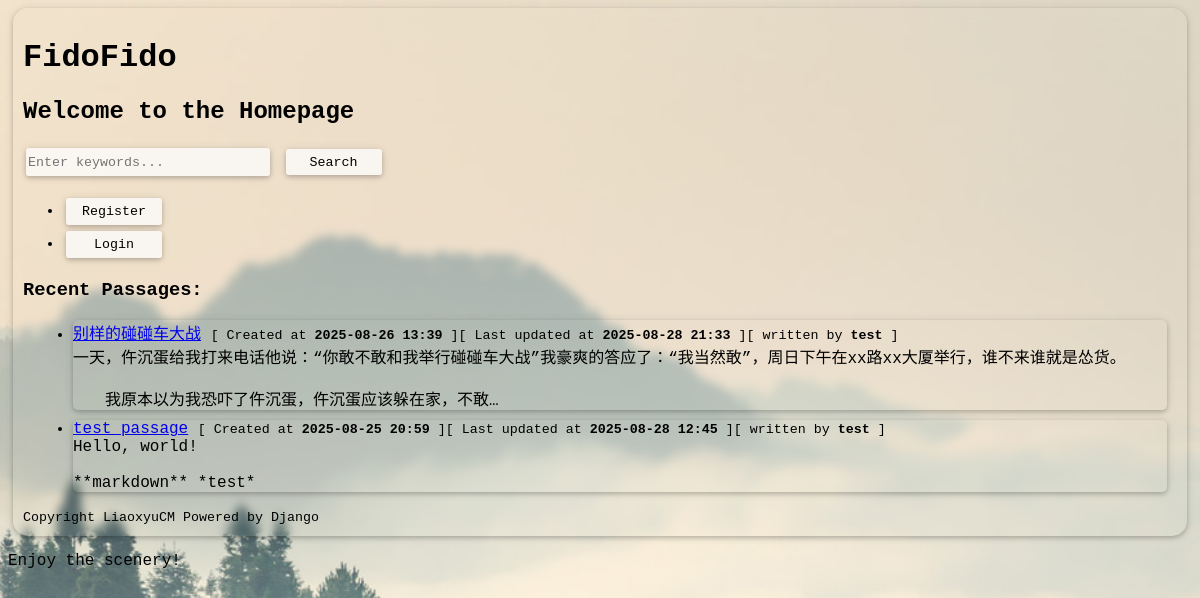
/, run on an earlier commit of the app's database.
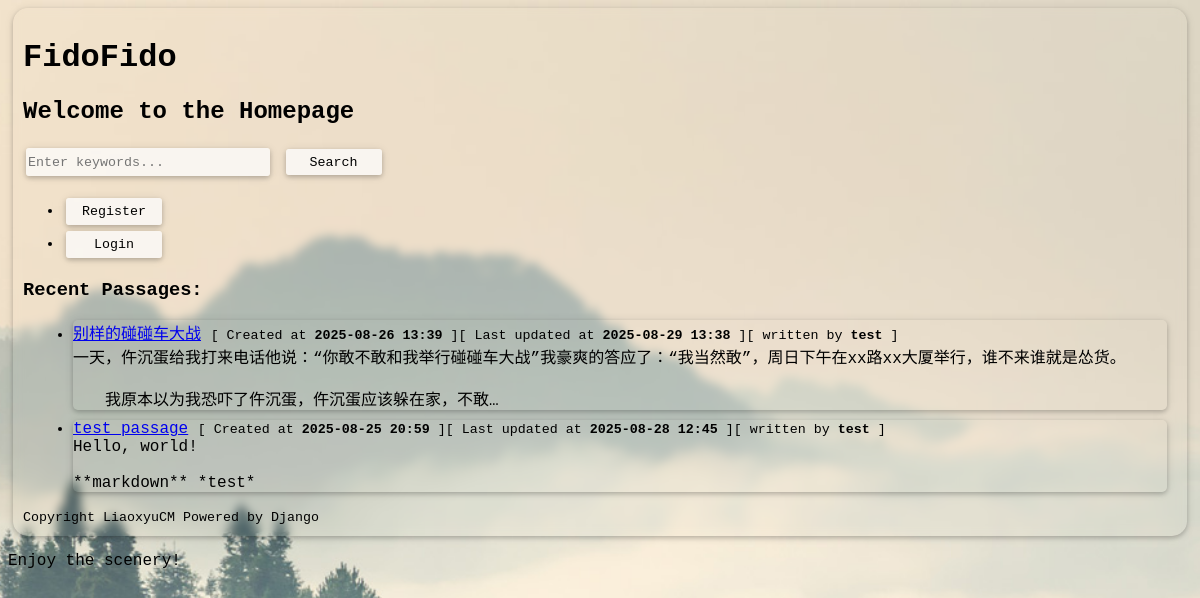
And on a later commit of the database.
### passagesharer/models.py (models this page shows, shortened)
class Passage(models.Model):
    title = models.CharField(max_length=200)
    content = models.TextField()
    author = models.ForeignKey(
        settings.AUTH_USER_MODEL,
        on_delete=models.CASCADE,
        related_name='passages'
    )
    created_at = models.DateTimeField(auto_now_add=True)
    last_updated_at = models.DateTimeField(auto_now=True)

### passagesharer/views.py (the view)
# urls.py: path('', views.index, name='index'),  # Redirect root URL to
def index(request: HttpRequest) -> HttpResponse:
    try:
        passages = Passage.objects.order_by('-created_at')[:10]  # Fetch passages ordered by creation date
    except Passage.DoesNotExist:
        return render(request, 'homepage/404.html', status=404, context={"current_path": request.path})
    return render(request, 'homepage/index.html', {'passages': passages, 'is_logged': request.user.is_authenticated, 'username': request.user.get_username()})

### passagesharer/templates/homepage/index.html (shortened to what this page needs)
{% load static %}
<!DOCTYPE html>
<html lang="en">
<head>
    <link rel="stylesheet" href="{% static 'global/css/style.css' %}">
</head>
<body>
    {% block content %}
        <div class="main">
            <h1>FidoFido</h1>
            <h2>Welcome to the Homepage</h2>
            <form method="get" action="{% url 'search_passages' %}">
                <input type="text" name="q" placeholder="Enter keywords..." required>
                <button type="submit">Search</button>
            </form>
            {% if is_logged %}
                <p>{{ username }}<a href="/accounts/dashboard"><button>Dashboard</button></a></p>
            {% else %}
                <ul>
                    <li><a href="/accounts/register"><button>Register</button></a></li>
                    <li><a href="/accounts/login"><button>Login</button></a></li>
                </ul>
            {% endif %}
            <h3>Recent Passages:</h3>
            <ul class="passages_view">
                {% for passage in passages %}
                    <li>
                        <a href="{% url 'detail' passage.id %}">{{ passage.title }}</a>
                        <small>[ Created at <b>{{ passage.created_at|date:'Y-m-d H:i' }}</b> ][ Last updated at <b>{{ passage.last_updated_at|date:'Y-m-d H:i' }}</b> ][ written by <b>{{ passage.author.username }}</b> ]</small>
                        <div>{{ passage.content|truncatechars:100|linebreaksbr|safe }}</div>
                    </li>
                {% empty %}
                    <li>No passages available.</li>
                {% endfor %}
            </ul>
            <small>Copyright LiaoxyuCM Powered by Django</small>
        </div>
    {% endblock %}
    <p>Enjoy the scenery!</p>
    <div class="bg_img_viewer"></div>
</body>
</html>

### passagesharer/static/global/css/style.css (style rules this page uses)
* { font-family: 'Courier New', Courier, monospace; }
body { background: #a8ff78; background-image: url('/static/global/image/wallpaper_day.jpg'); background-attachment: fixed; background-position: center; background-repeat: no-repeat; background-size: cover; }
div.main { background-color: rgba(0, 0, 0, 0); backdrop-filter: blur(5px); -webkit-backdrop-filter: blur(5px); margin: 5px; padding: 10px; border-radius: 15px; box-shadow: 0 2px 5px rgba(0, 0, 0, 0.2), 0 1px 10px rgba(0, 0, 0, 0.1); }
button, input[type="text"], input[type="email"], input[type="password"] { height: 2em; border: none; background-color: rgba(252, 252, 252, 0.75); color: black; box-shadow: 0 2px 5px rgba(0, 0, 0, 0.2), 0 1px 10px rgba(0, 0, 0, 0.1); backdrop-filter: blur(20px); -webkit-backdrop-filter: blur(20px); transition: .3s all ease-in-out; margin: 3px; }
button { cursor: pointer; width: 6rem; }
button::after { content: ""; position: absolute; top: 0; left: 0; width: 10px; height: 100%; border-radius: 5px; background-color: #FCFCFC; z-index: -114514; filter: blur(5px); }
button, input, textarea { border-radius: 3px; }
input[type="text"], input[type="email"], input[type="password"] { width: 15rem; }
ul.passages_view li { position: relative; margin: 10px; border-radius: 5px; backdrop-filter: blur(5px); -webkit-backdrop-filter: blur(5px); box-shadow: 0 2px 5px rgba(0, 0, 0, 0.2), 0 1px 10px rgba(0, 0, 0, 0.1); transition: all 0.3s ease-in-out; }
ul.passages_view li::after { content: ""; position: absolute; top: 0; left: 0; width: 10px; height: 100%; border-radius: 5px; background-color: #FCFCFC; z-index: -114514; filter: blur(5px); }
form { margin: 0; }

What changed in the data, as far as the page shows it:
changed Passage "别样的碰碰车大战": last_updated_at "2025-08-28 21:33" → "2025-08-29 13:38"
